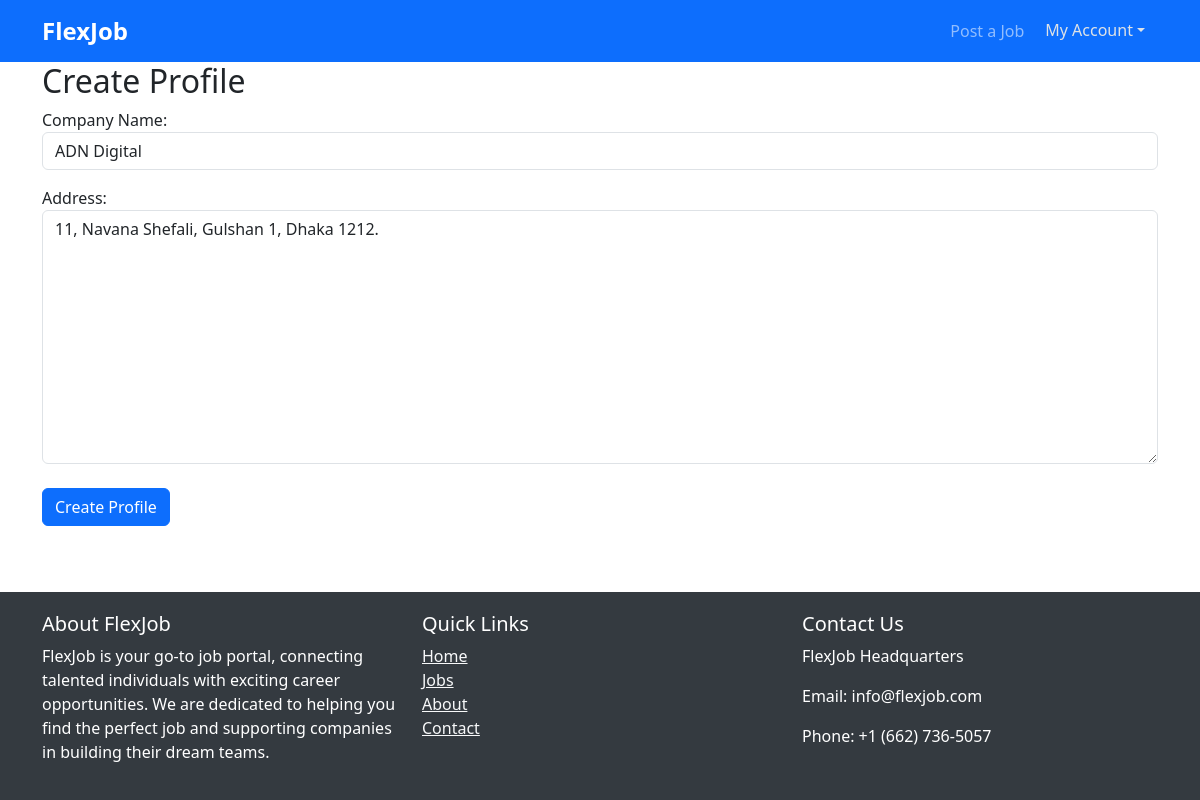
Page /profile_creation/ (signed in) on the committed database.
### app_core/models.py (models this page shows, shortened)
class RecruiterProfile(models.Model):
    user_profile = models.OneToOneField(UserProfile, on_delete=models.CASCADE)
    company_name = models.CharField(max_length=255)
    address = models.TextField()

### app_core/views.py (the view, shortened to what this page needs)
# urls.py: path('profile_creation/', profile_creation, name='profile_creation'),
@login_required
def profile_creation(request):
    user_profile = request.user
    recruiter_profile = None
    job_seeker_profile = None
    if user_profile.user_type == 'Recruiter':
        try:
            recruiter_profile = RecruiterProfile.objects.get(user_profile=user_profile)
        except RecruiterProfile.DoesNotExist:
            pass
        form = RecruiterProfileForm(instance=recruiter_profile)
    else:
        pass
    return render(request, 'profile_creation.html', {'form': form})

### app_core/forms.py
class RecruiterProfileForm(forms.ModelForm):
    company_name = forms.CharField(label='Company Name',widget=forms.TextInput(attrs={'class':'form-control'}))
    address = forms.CharField(widget=forms.Textarea(attrs={'class':'form-control'}))
    class Meta:
        model = RecruiterProfile
        fields = ['company_name', 'address']

### app_core/templates/profile_creation.html (shortened to what this page needs)
{% extends 'base.html' %}
{% block content %}
  <div class="container">
    <h2>Create Profile</h2>
    <form method="post" action="{% url 'profile_creation' %}" enctype="multipart/form-data">
      {% if user.user_type == 'Recruiter' %}
        {{ form.as_p }}
        <button type="submit" class="btn btn-primary mt-2">Create Profile</button>
      {% endif %}
    </form>
  </div>
{% endblock %}

### app_core/templates/base.html (style rules this page uses)
body { display: flex; flex-direction: column; min-height: 100vh; }

### rows in the picture
RecruiterProfile: company_name "ADN Digital", address "11, Navana Shefali, Gulshan 1, Dhaka 1212."
